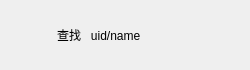
<?xml version="1.0" encoding="UTF-8"?>
<ui version="4.0">
 <class>AddUserItem</class>
 <widget class="QWidget" name="AddUserItem">
  <property name="geometry">
   <rect>
    <x>0</x>
    <y>0</y>
    <width>250</width>
    <height>70</height>
   </rect>
  </property>
  <property name="minimumSize">
   <size>
    <width>250</width>
    <height>70</height>
   </size>
  </property>
  <property name="maximumSize">
   <size>
    <width>250</width>
    <height>70</height>
   </size>
  </property>
  <property name="windowTitle">
   <string>Form</string>
  </property>
  <layout class="QHBoxLayout" name="horizontalLayout">
   <item>
    <widget class="QLabel" name="add_tip">
     <property name="minimumSize">
      <size>
       <width>40</width>
       <height>40</height>
      </size>
     </property>
     <property name="maximumSize">
      <size>
       <width>40</width>
       <height>40</height>
      </size>
     </property>
     <property name="text">
      <string/>
     </property>
    </widget>
   </item>
   <item>
    <widget class="QLabel" name="message_tip">
     <property name="text">
      <string>查找   uid/name</string>
     </property>
    </widget>
   </item>
   <item>
    <widget class="QLabel" name="right_tip">
     <property name="minimumSize">
      <size>
       <width>30</width>
       <height>30</height>
      </size>
     </property>
     <property name="maximumSize">
      <size>
       <width>30</width>
       <height>30</height>
      </size>
     </property>
     <property name="text">
      <string/>
     </property>
    </widget>
   </item>
  </layout>
 </widget>
 <resources/>
 <connections/>
</ui>
